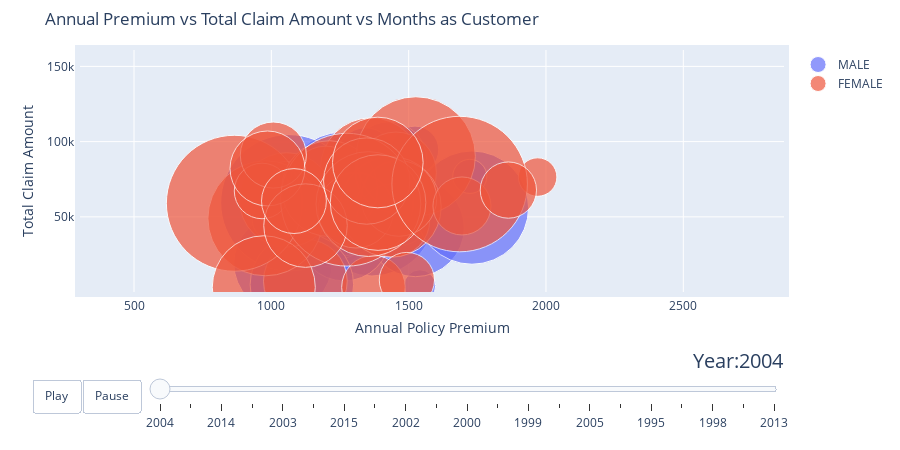

This figure's notebook cell:
### Code cell
import warnings
warnings.filterwarnings('ignore')


figure = bubbleplot(dataset = data, x_column = 'policy_annual_premium', y_column = 'total_claim_amount', 
    bubble_column = 'insured_sex', time_column = 'auto_year', size_column = 'months_as_customer', color_column = 'insured_sex', 
    x_title = "Annual Policy Premium", y_title = "Total Claim Amount", title = 'Annual Premium vs Total Claim Amount vs Months as Customer',
    x_logscale = False, scale_bubble = 3, height = 450)

py.iplot(figure, config={'scrollzoom': True})

### Figure 1 — Plotly figure (JSON) as saved in the notebook; plotly's stock layout.template omitted (floating-point values rounded to 4 significant figures)
{"data": [{"marker": {"size": [147, 22, 241, 362, 396, 289, 56, 147, 146, 66, 313, 463, 16, 25, 238, 144, 173, 209, 320, 267, 188, 41, 80, 29], "sizemode": "area", "sizeref": 0.0499}, "mode": "markers", "name": "MALE", "text": ["MALE", "MALE", "MALE", "MALE", "MALE", "MALE", "MALE", "MALE", "MALE", "MALE", "MALE", "MALE", "MALE", "MALE", "MALE", "MALE", "MALE", "MALE", "MALE", "MALE", "MALE", "MALE", "MALE", "MALE"], "type": "scatter", "x": [1334.0, 1277.0, 1042.0, 1198.0, 1366.0, 1209.0, 1523.0, 1307.0, 1276.0, 1473.0, 1256.0, 1064.0, 968.5, 1541.0, 1524.0, 1427.0, 1275.0, 1265.0, 1730.0, 1111.0, 1340.0, 1004.0, 1343, 1722.0], "y": [53100, 78900, 19080, 57060, 52560, 56430, 94560, 81120, 59940, 48290, 69000, 59400, 59400, 4320, 42700, 87900, 52030, 37800, 56160, 4950, 76010, 48000, 90400, 76900]}, {"marker": {"size": [175, 254, 222, 127, 22, 124, 330, 461, 134, 101, 77, 229, 265, 163, 354, 440, 253, 142, 143, 109, 274, 140, 37, 76, 174, 84, 186, 105, 228, 458, 205, 79], "sizemode": "area", "sizeref": 0.0499}, "mode": "markers", "name": "FEMALE", "text": ["FEMALE", "FEMALE", "FEMALE", "FEMALE", "FEMALE", "FEMALE", "FEMALE", "FEMALE", "FEMALE", "FEMALE", "FEMALE", "FEMALE", "FEMALE", "FEMALE", "FEMALE", "FEMALE", "FEMALE", "FEMALE", "FEMALE", "FEMALE", "FEMALE", "FEMALE", "FEMALE", "FEMALE", "FEMALE", "FEMALE", "FEMALE", "FEMALE", "FEMALE", "FEMALE", "FEMALE", "FEMALE"], "type": "scatter", "x": [1124.0, 1363.0, 1056.0, 1326.0, 1053.0, 1198.0, 978.5, 865.3, 1443.0, 1372.0, 966.3, 1212.0, 972.5, 1454.0, 1526.0, 1276.0, 1435.0, 1308.0, 1464.0, 1007.0, 1354.0, 986.0, 1970.0, 1494.0, 1124.0, 1694.0, 1347.0, 1082.0, 1389.0, 1686.0, 1388.0, 1863.0], "y": [7290, 82320, 61290, 66950, 77130, 73560, 49060, 59040, 47790, 3190, 67200, 68760, 3190, 79500, 90240, 61400, 56610, 54360, 62260, 91080, 58500, 82170, 76450, 8030, 44200, 57240, 73800, 60500, 59490, 71800, 86130, 67800]}], "layout": {"height": 450, "hovermode": "closest", "margin": {"b": 50, "pad": 5, "t": 50}, "showlegend": true, "sliders": [{"active": 0, "currentvalue": {"font": {"size": 20}, "prefix": "Year:", "visible": true, "xanchor": "right"}, "len": 0.9, "pad": {"b": 10, "t": 50}, "steps": [{"args": [[2004], {"frame": {"duration": 300, "redraw": false}, "mode": "immediate", "transition": {"duration": 300}}], "label": "2004", "method": "animate"}, {"args": [[2007], {"frame": {"duration": 300, "redraw": false}, "mode": "immediate", "transition": {"duration": 300}}], "label": "2007", "method": "animate"}, {"args": [[2014], {"frame": {"duration": 300, "redraw": false}, "mode": "immediate", "transition": {"duration": 300}}], "label": "2014", "method": "animate"}, {"args": [[2009], {"frame": {"duration": 300, "redraw": false}, "mode": "immediate", "transition": {"duration": 300}}], "label": "2009", "method": "animate"}, {"args": [[2003], {"frame": {"duration": 300, "redraw": false}, "mode": "immediate", "transition": {"duration": 300}}], "label": "2003", "method": "animate"}, {"args": [[2012], {"frame": {"duration": 300, "redraw": false}, "mode": "immediate", "transition": {"duration": 300}}], "label": "2012", "method": "animate"}, {"args": [[2015], {"frame": {"duration": 300, "redraw": false}, "mode": "immediate", "transition": {"duration": 300}}], "label": "2015", "method": "animate"}, {"args": [[1996], {"frame": {"duration": 300, "redraw": false}, "mode": "immediate", "transition": {"duration": 300}}], "label": "1996", "method": "animate"}, {"args": [[2002], {"frame": {"duration": 300, "redraw": false}, "mode": "immediate", "transition": {"duration": 300}}], "label": "2002", "method": "animate"}, {"args": [[2006], {"frame": {"duration": 300, "redraw": false}, "mode": "immediate", "transition": {"duration": 300}}], "label": "2006", "method": "animate"}, {"args": [[2000], {"frame": {"duration": 300, "redraw": false}, "mode": "immediate", "transition": {"duration": 300}}], "label": "2000", "method": "animate"}, {"args": [[2010], {"frame": {"duration": 300, "redraw": false}, "mode": "immediate", "transition": {"duration": 300}}], "label": "2010", "method": "animate"}, {"args": [[1999], {"frame": {"duration": 300, "redraw": false}, "mode": "immediate", "transition": {"duration": 300}}], "label": "1999", "method": "animate"}, {"args": [[2011], {"frame": {"duration": 300, "redraw": false}, "mode": "immediate", "transition": {"duration": 300}}], "label": "2011", "method": "animate"}, {"args": [[2005], {"frame": {"duration": 300, "redraw": false}, "mode": "immediate", "transition": {"duration": 300}}], "label": "2005", "method": "animate"}, {"args": [[2008], {"frame": {"duration": 300, "redraw": false}, "mode": "immediate", "transition": {"duration": 300}}], "label": "2008", "method": "animate"}, {"args": [[1995], {"frame": {"duration": 300, "redraw": false}, "mode": "immediate", "transition": {"duration": 300}}], "label": "1995", "method": "animate"}, {"args": [[2001], {"frame": {"duration": 300, "redraw": false}, "mode": "immediate", "transition": {"duration": 300}}], "label": "2001", "method": "animate"}, {"args": [[1998], {"frame": {"duration": 300, "redraw": false}, "mode": "immediate", "transition": {"duration": 300}}], "label": "1998", "method": "animate"}, {"args": [[1997], {"frame": {"duration": 300, "redraw": false}, "mode": "immediate", "transition": {"duration": 300}}], "label": "1997", "method": "animate"}, {"args": [[2013], {"frame": {"duration": 300, "redraw": false}, "mode": "immediate", "transition": {"duration": 300}}], "label": "2013", "method": "animate"}], "transition": {"duration": 300, "easing": "cubic-in-out"}, "x": 0.1, "xanchor": "left", "y": 0, "yanchor": "top"}], "title": {"text": "Annual Premium vs Total Claim Amount vs Months as Customer"}, "updatemenus": [{"buttons": [{"args": [null, {"frame": {"duration": 500, "redraw": false}, "fromcurrent": true, "transition": {"duration": 300, "easing": "quadratic-in-out"}}], "label": "Play", "method": "animate"}, {"args": [[null], {"frame": {"duration": 0, "redraw": false}, "mode": "immediate", "transition": {"duration": 0}}], "label": "Pause", "method": "animate"}], "direction": "left", "pad": {"r": 10, "t": 87}, "showactive": false, "type": "buttons", "x": 0.1, "xanchor": "right", "y": 0, "yanchor": "top"}], "xaxis": {"autorange": false, "range": [303.3, 2867.0], "title": {"text": "Annual Policy Premium"}}, "yaxis": {"autorange": false, "range": [70, 160888], "title": {"text": "Total Claim Amount"}}}}
